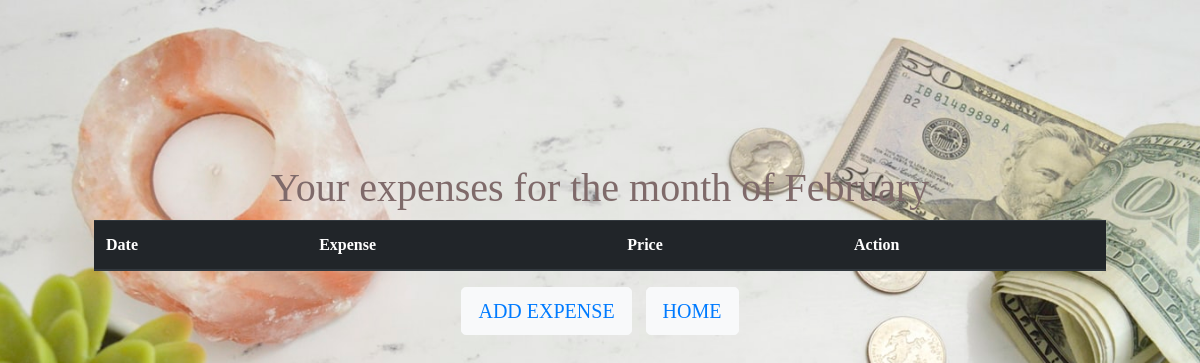
The app's page /checkexpenseFeb/, older data.
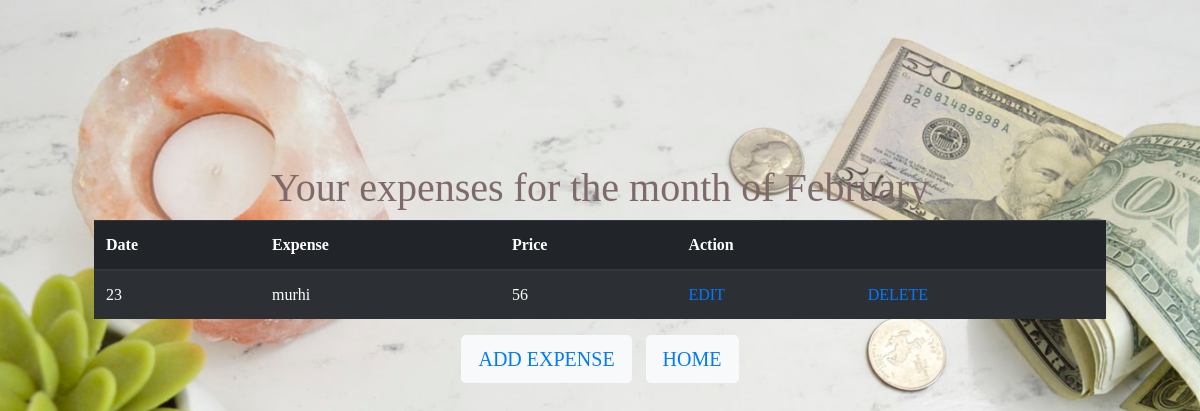
The same page, newer data.
### webapp/models.py (models this page shows)
class ExpenseFeb(models.Model):
    date = models.IntegerField()
    expense = models.CharField(max_length=30)
    price = models.IntegerField()

### webapp/views.py (the view)
# urls.py: url(r'^checkexpenseFeb/', views.checkexpenseFeb),
def checkexpenseFeb(request):
    expense = ExpenseFeb.objects.all().order_by("date")
    return render(request, "checkexpense/checkexpenseFeb.html", {'expense': expense})

### webapp/templates/checkexpense/checkexpenseFeb.html (shortened to what this page needs)
<!DOCTYPE html>
<html>
  <head>
    <link
      rel="stylesheet"
      href="https://maxcdn.bootstrapcdn.com/bootstrap/4.0.0/css/bootstrap.min.css"
    />
    {% load static %}
  </head>
  <body class="container all" style="margin-top: 100px;">
    <h1 style="text-align: center;">Your expenses for the month of February</h1>
    <table class="table table-striped table-dark">
      <thead>
        <tr>
          <th scope="col">Date</th>
          <th scope="col">Expense</th>
          <th scope="col">Price</th>
          <th scope="col" colspan="2">Action</th>
        </tr>
      </thead>
      <tbody>
        {% for e in expense %}
        <tr>
          <td>{{e.date}}</td>
          <td>{{e.expense}}</td>
          <td>{{e.price}}</td>
          <td><a href="/editexpense/{{ e.id }}">EDIT</a></td>
          <td>
            <a href="/deleteexpense/{{ e.id }}/" onclick="return check()"
              >DELETE</a
            >
          </td>
        </tr>
        {% endfor %}
      </tbody>
    </table>
    <center>
      <button class="btn btn-light btn-lg" style="margin-right: 10px;">
        <a href="/addexpenseFeb">ADD EXPENSE</a>
      </button>
      <button type="button" class="btn btn-light btn-lg">
        <a href="/options">HOME</a>
      </button>
    </center>
  </body>
</html>

Row changes from the older to the newer data that the page shows:
added ExpenseFeb: date "23", expense "murhi", price "56"
